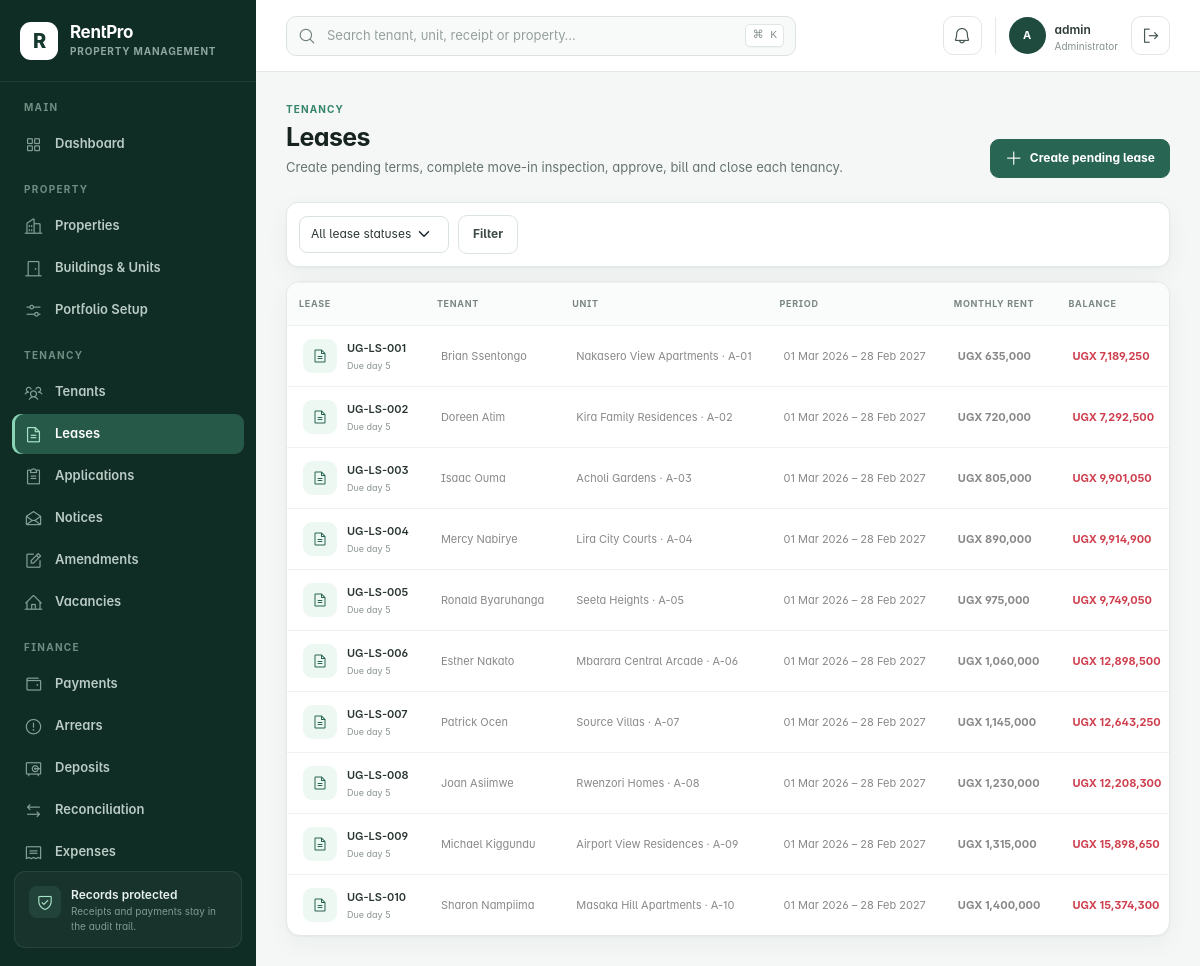
Page /leases/ (signed in) on the committed database.
### rentalapp/models.py (models this page shows, shortened)
class TimeStampedModel(models.Model):
    created_at = models.DateTimeField(default=timezone.now, editable=False)
    updated_at = models.DateTimeField(auto_now=True)
    class Meta:
        abstract = True

class Lease(TimeStampedModel):
    class Status(models.TextChoices):
        DRAFT = "draft", "Draft"
        PENDING = "pending", "Pending approval"
        ACTIVE = "active", "Active"
        EXPIRING = "expiring", "Expiring soon"
        EXPIRED = "expired", "Expired"
        TERMINATED = "terminated", "Terminated"
        RENEWED = "renewed", "Renewed"
    FREQUENCY_CHOICES = (("monthly", "Monthly"), ("quarterly", "Quarterly"), ("annual", "Annual"))
    lease_number = models.CharField(max_length=30, unique=True)
    tenant = models.ForeignKey(Tenant, on_delete=models.PROTECT, related_name="leases")
    unit = models.ForeignKey(Unit, on_delete=models.PROTECT, related_name="leases")
    start_date = models.DateField()
    end_date = models.DateField()
    rent_amount = models.DecimalField(max_digits=14, decimal_places=2)
    billing_frequency = models.CharField(max_length=20, choices=FREQUENCY_CHOICES, default="monthly")
    due_day = models.PositiveSmallIntegerField(
        default=1, validators=[MinValueValidator(1), MaxValueValidator(28)]
    )
    security_deposit_required = models.DecimalField(max_digits=14, decimal_places=2, default=0)
    security_deposit_received = models.DecimalField(max_digits=14, decimal_places=2, default=0)
    notice_period_days = models.PositiveSmallIntegerField(default=30)
    status = models.CharField(max_length=20, choices=Status.choices, default=Status.DRAFT)
    notes = models.TextField(blank=True)
    application = models.OneToOneField(
        "RentalApplication",
        on_delete=models.PROTECT,
        related_name="lease",
        null=True,
        blank=True,
    )
    renewal_of = models.ForeignKey(
        "self",
        on_delete=models.PROTECT,
        related_name="renewals",
        null=True,
        blank=True,
    )
    signed_at = models.DateTimeField(null=True, blank=True)
    activated_at = models.DateTimeField(null=True, blank=True)
    terminated_at = models.DateTimeField(null=True, blank=True)
    termination_reason = models.TextField(blank=True)
    class Meta:
        ordering = ("-start_date", "lease_number")
        constraints = [
            models.UniqueConstraint(
                fields=("unit",),
                condition=models.Q(status__in=("active", "expiring")),
                name="one_current_lease_per_unit",
            )
        ]
    def __str__(self):
        return f"{self.lease_number} · {self.tenant}"
    @property
    def balance(self):
        charges = self.rent_charges.exclude(status=RentCharge.Status.VOID).aggregate(total=Sum("amount"))["total"] or Decimal("0")
        payments = self.payments.filter(status=Payment.Status.POSTED).aggregate(total=Sum("amount"))["total"] or Decimal("0")
        refunds = PaymentRefund.objects.filter(
            payment__lease=self,
            status=PaymentRefund.Status.POSTED,
        ).aggregate(total=Sum("amount"))["total"] or Decimal("0")
        return max(charges - payments + refunds, Decimal("0"))

class Tenant(TimeStampedModel):
    class Status(models.TextChoices):
        PROSPECTIVE = "prospective", "Prospective"
        ACTIVE = "active", "Active"
        NOTICE_GIVEN = "notice_given", "Notice given"
        FORMER = "former", "Former"
        BLOCKED = "blocked", "Blocked"
    user = models.OneToOneField(
        settings.AUTH_USER_MODEL,
        on_delete=models.SET_NULL,
        null=True,
        blank=True,
        related_name="tenant_profile",
    )
    full_name = models.CharField(max_length=140, blank=True)
    phone = models.CharField(max_length=20)
    alternative_phone = models.CharField(max_length=20, blank=True)
    email = models.EmailField(blank=True)
    nationality = models.CharField(max_length=80, default="Ugandan", blank=True)
    national_id = models.CharField(max_length=30, blank=True)
    emergency_contact = models.CharField(max_length=100, blank=True)
    emergency_phone = models.CharField(max_length=20, blank=True)
    status = models.CharField(max_length=20, choices=Status.choices, default=Status.ACTIVE)
    class Meta:
        ordering = ("full_name", "id")
    def __str__(self):
        return self.full_name or (self.user.get_full_name() if self.user else self.phone)

class Unit(TimeStampedModel):
    class Status(models.TextChoices):
        AVAILABLE = "available", "Available"
        RESERVED = "reserved", "Reserved"
        APPLICATION_PENDING = "application_pending", "Application pending"
        OCCUPIED = "occupied", "Occupied"
        NOTICE_GIVEN = "notice_given", "Notice given"
        MAINTENANCE = "maintenance", "Under maintenance"
        BLOCKED = "blocked", "Blocked"
    TYPE_CHOICES = (
        ("studio", "Studio"),
        ("apartment", "Apartment"),
        ("house", "House"),
        ("shop", "Shop"),
        ("office", "Office"),
        ("other", "Other"),
    )
    property = models.ForeignKey(Property, on_delete=models.CASCADE, related_name="units")
    building = models.ForeignKey(
        Building,
        on_delete=models.SET_NULL,
        related_name="units",
        null=True,
        blank=True,
    )
    unit_number = models.CharField(max_length=20)
    floor = models.CharField(max_length=30, blank=True)
    unit_type = models.CharField(max_length=30, choices=TYPE_CHOICES, default="apartment")
    bedrooms = models.PositiveSmallIntegerField(default=1)
    bathrooms = models.PositiveSmallIntegerField(default=1)
    rent_amount = models.DecimalField(max_digits=14, decimal_places=2)
    service_charge = models.DecimalField(max_digits=14, decimal_places=2, default=0)
    status = models.CharField(max_length=30, choices=Status.choices, default=Status.AVAILABLE)
    notes = models.TextField(blank=True)
    class Meta:
        ordering = ("property__name", "unit_number")
        constraints = [
            models.UniqueConstraint(fields=("property", "unit_number"), name="unique_unit_per_property")
        ]
    def __str__(self):
        return f"{self.property} · {self.unit_number}"

class Property(TimeStampedModel):
    TYPE_CHOICES = (
        ("apartments", "Apartments"),
        ("commercial", "Commercial"),
        ("mixed_use", "Mixed use"),
        ("villas", "Villas"),
        ("other", "Other"),
    )
    STATUS_CHOICES = (("active", "Active"), ("inactive", "Inactive"))
    owner = models.ForeignKey(
        Landlord,
        on_delete=models.PROTECT,
        related_name="properties",
        null=True,
        blank=True,
    )
    name = models.CharField(max_length=100)
    code = models.CharField(max_length=20, unique=True, null=True, blank=True)
    address = models.TextField()
    district = models.CharField(max_length=80, blank=True)
    property_type = models.CharField(max_length=50, choices=TYPE_CHOICES, default="apartments")
    description = models.TextField(blank=True)
    total_units = models.PositiveIntegerField(default=0, help_text="Planned or declared unit count")
    status = models.CharField(max_length=20, choices=STATUS_CHOICES, default="active")
    class Meta:
        ordering = ("name",)
        verbose_name_plural = "properties"
    def __str__(self):
        return self.name

### rentalapp/views.py (the view, shortened to what this page needs)
# urls.py: path("leases/", views.lease_list, name="lease_list"),
@post_login_required
def lease_list(request):
    initial = {}
    application_id = request.GET.get("application")
    form = LeaseForm(request.POST or None, initial=initial)
    queryset = Lease.objects.select_related("tenant", "unit__property").prefetch_related("rent_charges")
    status = request.GET.get("status", "")
    if status:
        queryset = queryset.filter(status=status)
    return render(
        request,
        "leases/list.html",
        {"leases": queryset, "form": form, "selected_status": status, "status_choices": Lease.Status.choices},
    )

### rentalapp/templates/leases/list.html (shortened to what this page needs)
{% extends 'base.html' %}{% load rental_tags %}
{% block content %}
<div class="page-header"><div><span class="eyebrow">Tenancy</span><h1>Leases</h1><p>Create pending terms, complete move-in inspection, approve, bill and close each tenancy.</p></div><div class="page-actions"><button class="btn btn-primary" data-bs-toggle="modal" data-bs-target="#leaseModal"><i class="ph ph-plus"></i> Create pending lease</button></div></div>
<div class="toolbar"><form method="get"><select class="form-select" name="status"><option value="">All lease statuses</option></select><button class="btn btn-light">Filter</button></form></div>
<div class="data-card"><div class="table-responsive desktop-table"><table class="table"><thead><tr><th>Lease</th><th>Tenant</th><th>Unit</th><th>Period</th><th>Monthly rent</th><th>Balance</th></tr></thead><tbody>{% for lease in leases %}<tr><td><div class="entity-cell"><span class="entity-icon"><i class="ph ph-file-text"></i></span><span><strong>{{ lease.lease_number }}</strong><small>Due day {{ lease.due_day }}</small></span></div></td><td>{{ lease.tenant }}</td><td>{{ lease.unit.property }} · {{ lease.unit.unit_number }}</td><td>{{ lease.start_date|date:'d M Y' }} – {{ lease.end_date|date:'d M Y' }}</td><td class="money">{{ lease.rent_amount|ugx }}</td><td class="money {% if lease.balance %}danger{% endif %}">{{ lease.balance|ugx }}</td></tr>{% empty %}<tr><td colspan="8"><div class="empty-state"><i class="ph ph-file-text"></i><strong>No leases found</strong><span>Create a lease after registering a tenant and unit.</span></div></td></tr>{% endfor %}</tbody></table></div></div>
{% endblock %}

### rentalapp/templates/base.html (shortened to what this page needs)
{% load static rental_tags %}
<!doctype html>
<html lang="en">
<head>
  <link rel="stylesheet" href="{% static 'assets/css/plugins/phosphor-icons.css' %}">
  <link rel="stylesheet" href="{% static 'assets/css/style.css' %}">
  <link rel="stylesheet" href="{% static 'assets/css/rentpro.css' %}">
</head>
<body>
  <div class="app-shell">
    <aside class="app-sidebar offcanvas-lg offcanvas-start" tabindex="-1" id="mainSidebar" aria-label="Primary navigation">
      <div class="sidebar-brand">
        <a href="{{ workspace_home_url }}" class="brand-mark" aria-label="RentPro home">R</a>
        <div><a href="{{ workspace_home_url }}" class="brand-name">RentPro</a><span>Property Management</span></div>
      </div>
      <nav class="sidebar-nav">
        {% if workspace_role == 'tenant' %}
        <div class="nav-group">
          <span class="nav-caption">Tenant portal</span>
          <a href="{% url 'tenant_portal' %}" class="nav-link active"><i class="ph ph-house-user"></i><span>My tenancy</span></a>
        </div>
        {% elif workspace_role == 'landlord' %}
        <div class="nav-group">
          <span class="nav-caption">Landlord portal</span>
          <a href="{% url 'landlord_portal' %}" class="nav-link active"><i class="ph ph-buildings"></i><span>My portfolio</span></a>
        </div>
        {% else %}
        <div class="nav-group">
          <span class="nav-caption">Main</span>
          <a href="{% url 'dashboard' %}" class="nav-link {% if request.resolver_match.url_name == 'dashboard' %}active{% endif %}"><i class="ph ph-squares-four"></i><span>Dashboard</span></a>
        </div>
        <div class="nav-group">
          <span class="nav-caption">Property</span>
          <a href="{% url 'property_list' %}" class="nav-link {% if 'property' in request.resolver_match.url_name %}active{% endif %}"><i class="ph ph-buildings"></i><span>Properties</span></a>
          <a href="{% url 'unit_list' %}" class="nav-link {% if 'unit' in request.resolver_match.url_name %}active{% endif %}"><i class="ph ph-door"></i><span>Buildings &amp; Units</span></a>
          <a href="{% url 'portfolio_setup' %}" class="nav-link {% if request.resolver_match.url_name == 'portfolio_setup' %}active{% endif %}"><i class="ph ph-sliders-horizontal"></i><span>Portfolio Setup</span></a>
        </div>
        <div class="nav-group">
          <span class="nav-caption">Tenancy</span>
          <a href="{% url 'tenant_list' %}" class="nav-link {% if 'tenant' in request.resolver_match.url_name %}active{% endif %}"><i class="ph ph-users-three"></i><span>Tenants</span></a>
          <a href="{% url 'lease_list' %}" class="nav-link {% if 'lease' in request.resolver_match.url_name %}active{% endif %}"><i class="ph ph-file-text"></i><span>Leases</span></a>
          <a href="{% url 'application_list' %}" class="nav-link {% if 'application' in request.resolver_match.url_name %}active{% endif %}"><i class="ph ph-clipboard-text"></i><span>Applications</span></a>
          <a href="{% url 'notice_list' %}" class="nav-link {% if request.resolver_match.url_name == 'notice_list' %}active{% endif %}"><i class="ph ph-envelope-open"></i><span>Notices</span></a>
          <a href="{% url 'amendment_list' %}" class="nav-link {% if 'amendment' in request.resolver_match.url_name %}active{% endif %}"><i class="ph ph-note-pencil"></i><span>Amendments</span></a>
          <a href="{% url 'unit_list' %}?status=available" class="nav-link"><i class="ph ph-house-line"></i><span>Vacancies</span></a>
        </div>
        <div class="nav-group">
          <span class="nav-caption">Finance</span>
          <a href="{% url 'payment_list' %}" class="nav-link "><i class="ph ph-wallet"></i><span>Payments</span></a>
          <a href="{% url 'arrears' %}" class="nav-link {% if request.resolver_match.url_name == 'arrears' %}active{% endif %}"><i class="ph ph-warning-circle"></i><span>Arrears</span></a>
          <a href="{% url 'deposit_list' %}" class="nav-link {% if request.resolver_match.url_name == 'deposit_list' %}active{% endif %}"><i class="ph ph-vault"></i><span>Deposits</span></a>
          <a href="{% url 'reconciliation_list' %}" class="nav-link {% if request.resolver_match.url_name == 'reconciliation_list' %}active{% endif %}"><i class="ph ph-arrows-left-right"></i><span>Reconciliation</span></a>
          <a href="{% url 'expense_list' %}" class="nav-link {% if request.resolver_match.url_name == 'expense_list' %}active{% endif %}"><i class="ph ph-receipt"></i><span>Expenses</span></a>
        </div>
        {% endif %}
      </nav>
      <div class="sidebar-help">
        <div class="help-icon"><i class="ph ph-shield-check"></i></div>
        <strong>Records protected</strong>
        <span>Receipts and payments stay in the audit trail.</span>
      </div>
    </aside>
    <div class="app-main">
      <header class="app-topbar">
        {% if workspace_role != 'tenant' and workspace_role != 'landlord' %}<form class="global-search" action="{% url 'global_search' %}" method="get" role="search">
          <i class="ph ph-magnifying-glass"></i>
          <input type="search" name="q" value="{{ request.GET.q|default:'' }}" placeholder="Search tenant, unit, receipt or property…" aria-label="Global search">
          <kbd>⌘ K</kbd>
        </form>{% endif %}
        <div class="topbar-actions">
          <div class="dropdown">
            <button class="icon-button notification-button" type="button" data-bs-toggle="dropdown" aria-expanded="false" aria-label="Notifications">
              <i class="ph ph-bell"></i>{% if workspace_notification_count %}<span>{{ workspace_notification_count }}</span>{% endif %}
            </button>
          </div>
          <div class="user-chip">
            <span class="avatar">{% if request.user.is_authenticated %}{{ request.user.get_full_name|default:request.user.username|initials }}{% else %}PM{% endif %}</span>
            <span class="d-none d-md-flex"><strong>{% if request.user.is_authenticated %}{{ request.user.get_full_name|default:request.user.username }}{% else %}Property Manager{% endif %}</strong><small>{{ workspace_role|default:'Operations'|title }}</small></span>
          </div>
          {% if request.user.is_authenticated %}<form method="post" action="{% url 'logout' %}">{% csrf_token %}<button class="icon-button" type="submit" title="Sign out"><i class="ph ph-sign-out"></i><span class="visually-hidden">Sign out</span></button></form>{% endif %}
        </div>
      </header>
      <main class="app-content">
        {% block content %}{% endblock %}
      </main>
    </div>
  </div>
</body>
</html>

### rows in the picture
Lease: lease_number "UG-LS-001", due_day "5", tenant "Brian Ssentongo", unit.property "Nakasero View Apartments", unit.unit_number "A-01", start_date "01 Mar 2026", end_date "28 Feb 2027", rent_amount|ugx "UGX 635,000", balance|ugx "UGX 7,189,250"
Lease: lease_number "UG-LS-002", due_day "5", tenant "Doreen Atim", unit.property "Kira Family Residences", unit.unit_number "A-02", start_date "01 Mar 2026", end_date "28 Feb 2027", rent_amount|ugx "UGX 720,000", balance|ugx "UGX 7,292,500"
Lease: lease_number "UG-LS-003", due_day "5", tenant "Isaac Ouma", unit.property "Acholi Gardens", unit.unit_number "A-03", start_date "01 Mar 2026", end_date "28 Feb 2027", rent_amount|ugx "UGX 805,000", balance|ugx "UGX 9,901,050"
Lease: lease_number "UG-LS-004", due_day "5", tenant "Mercy Nabirye", unit.property "Lira City Courts", unit.unit_number "A-04", start_date "01 Mar 2026", end_date "28 Feb 2027", rent_amount|ugx "UGX 890,000", balance|ugx "UGX 9,914,900"
Lease: lease_number "UG-LS-005", due_day "5", tenant "Ronald Byaruhanga", unit.property "Seeta Heights", unit.unit_number "A-05", start_date "01 Mar 2026", end_date "28 Feb 2027", rent_amount|ugx "UGX 975,000", balance|ugx "UGX 9,749,050"
Lease: lease_number "UG-LS-006", due_day "5", tenant "Esther Nakato", unit.property "Mbarara Central Arcade", unit.unit_number "A-06", start_date "01 Mar 2026", end_date "28 Feb 2027", rent_amount|ugx "UGX 1,060,000", balance|ugx "UGX 12,898,500"
Lease: lease_number "UG-LS-007", due_day "5", tenant "Patrick Ocen", unit.property "Source Villas", unit.unit_number "A-07", start_date "01 Mar 2026", end_date "28 Feb 2027", rent_amount|ugx "UGX 1,145,000", balance|ugx "UGX 12,643,250"
Lease: lease_number "UG-LS-008", due_day "5", tenant "Joan Asiimwe", unit.property "Rwenzori Homes", unit.unit_number "A-08", start_date "01 Mar 2026", end_date "28 Feb 2027", rent_amount|ugx "UGX 1,230,000", balance|ugx "UGX 12,208,300"
Lease: lease_number "UG-LS-009", due_day "5", tenant "Michael Kiggundu", unit.property "Airport View Residences", unit.unit_number "A-09", start_date "01 Mar 2026", end_date "28 Feb 2027", rent_amount|ugx "UGX 1,315,000", balance|ugx "UGX 15,898,650"
Lease: lease_number "UG-LS-010", due_day "5", tenant "Sharon Nampiima", unit.property "Masaka Hill Apartments", unit.unit_number "A-10", start_date "01 Mar 2026", end_date "28 Feb 2027", rent_amount|ugx "UGX 1,400,000", balance|ugx "UGX 15,374,300"

### other values in the picture
{{ request.user.get_full_name|default:request.user.username|initials }} "A"
{{ request.user.get_full_name|default:request.user.username }} "admin"
{{ workspace_role|default:'Operations'|title }} "Administrator"
